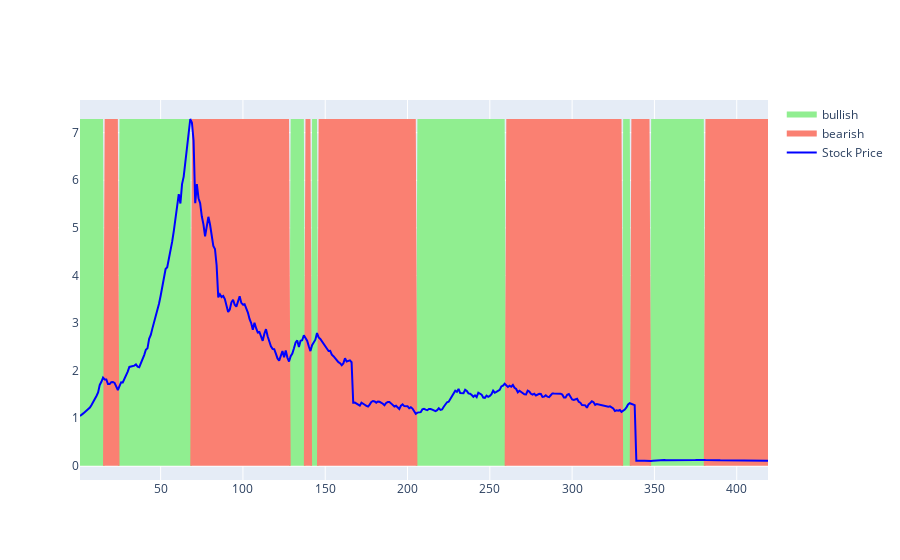

Here is the notebook cell this chart was saved with:
### Code cell
import plotly.graph_objects as go

symbol = "شستا"
fig = go.Figure()

# Fill bullish regions
fig.add_trace(go.Scatter(
    x=data.index,
    y=[np.max(data[symbol]) if t > 0 else 0 for t in tr[symbol]],
    fill='tozeroy',
    mode='none',
    fillcolor='lightgreen',
    name='bullish'
))

# Fill bearish regions
fig.add_trace(go.Scatter(
    x=data.index,
    y=[np.max(data[symbol]) if t < 0 else 0 for t in tr[symbol]],
    fill='tozeroy',
    mode='none',
    fillcolor='salmon',
    name='bearish'
))

# Plot stock price
fig.add_trace(go.Scatter(
    x=data.index,
    y=data[symbol],
    mode='lines',
    name='Stock Price',
    line=dict(color='blue')
))

fig.show()

### Figure 1 — Plotly figure (JSON) as saved in the notebook; plotly's stock layout.template omitted (floating-point values rounded to 4 significant figures; data arrays with more than 128 entries replaced by an {"elided": "..."} marker saying what was removed)
{"data": [{"fill": "tozeroy", "fillcolor": "lightgreen", "mode": "none", "name": "bullish", "type": "scatter", "x": {"elided": "419 int values"}, "y": {"elided": "419 float values"}}, {"fill": "tozeroy", "fillcolor": "salmon", "mode": "none", "name": "bearish", "type": "scatter", "x": {"elided": "419 int values"}, "y": {"elided": "419 float values"}}, {"line": {"color": "blue"}, "mode": "lines", "name": "Stock Price", "type": "scatter", "x": {"elided": "419 int values"}, "y": {"elided": "419 float values"}}], "layout": {}}
